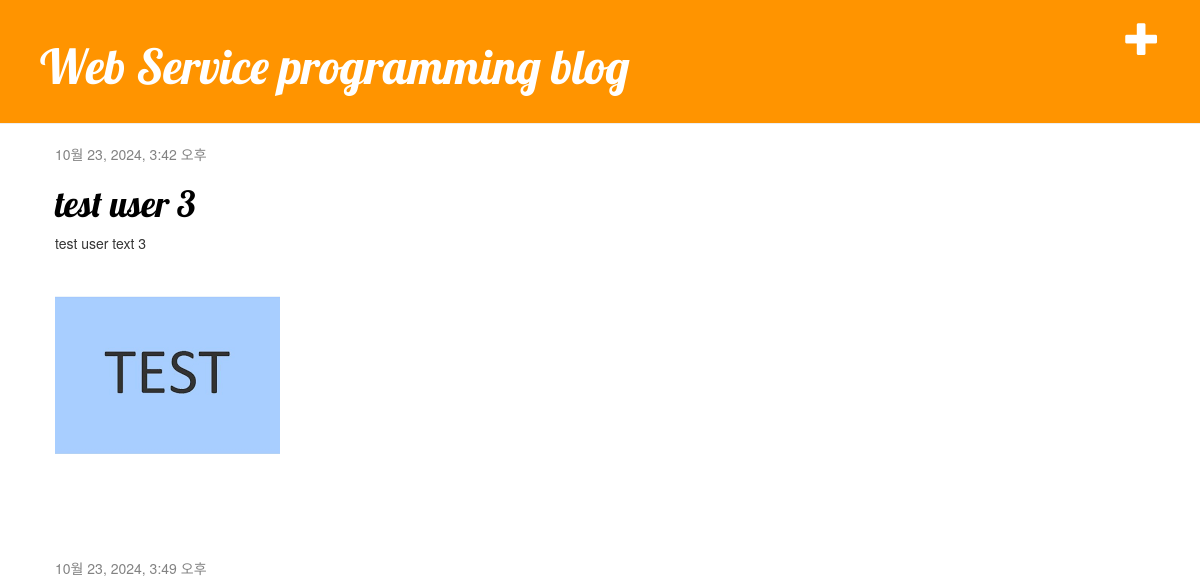
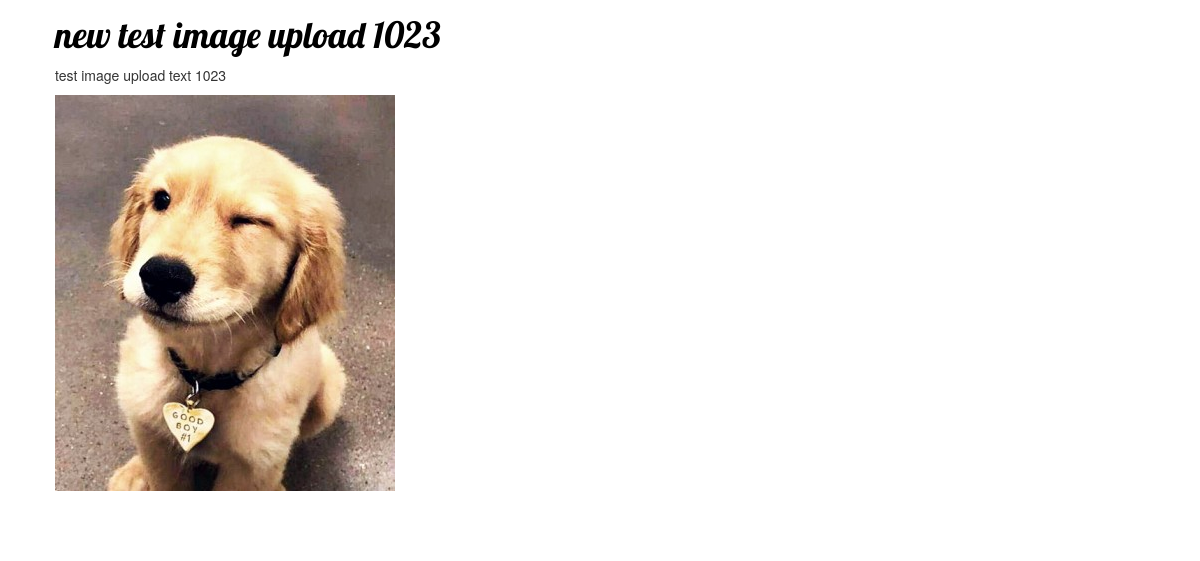
The app's page /, older data (2 pictures, top to bottom).
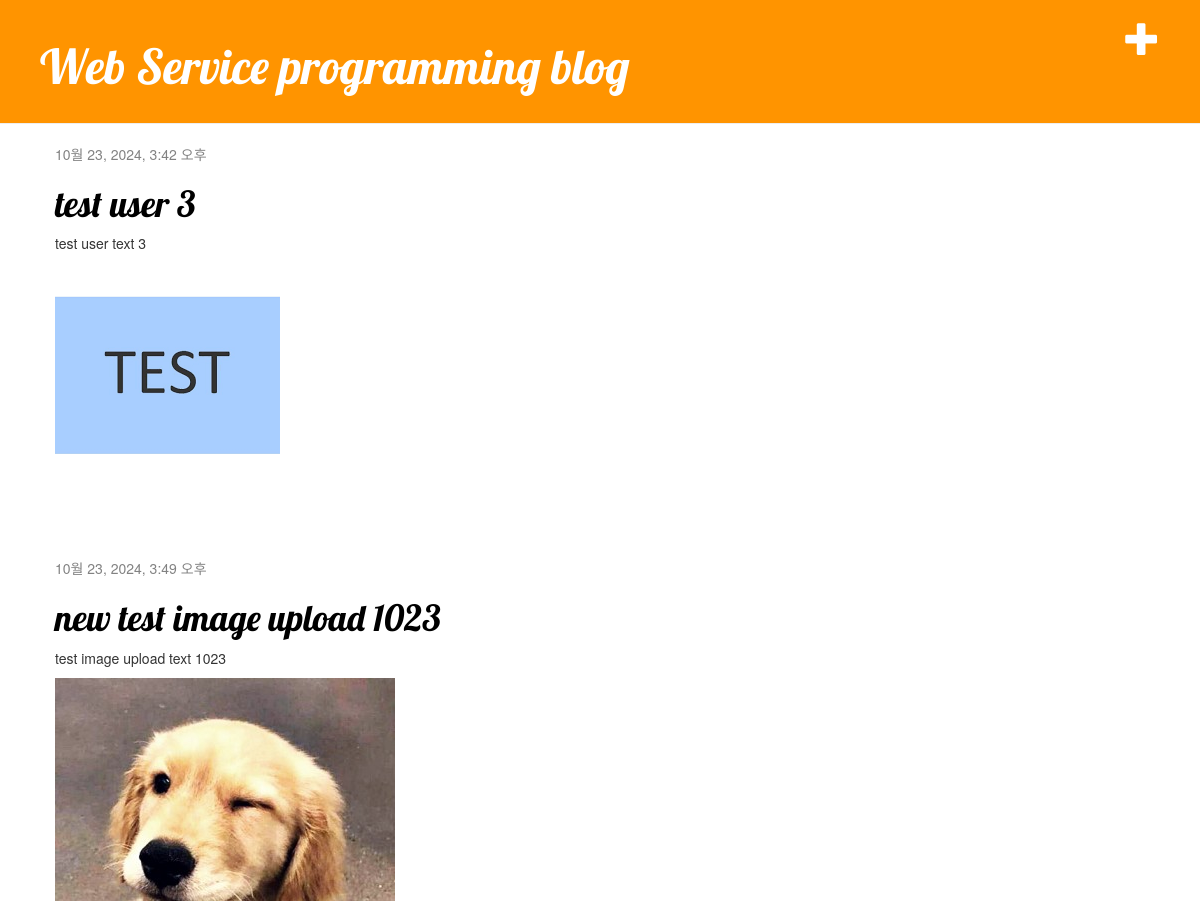
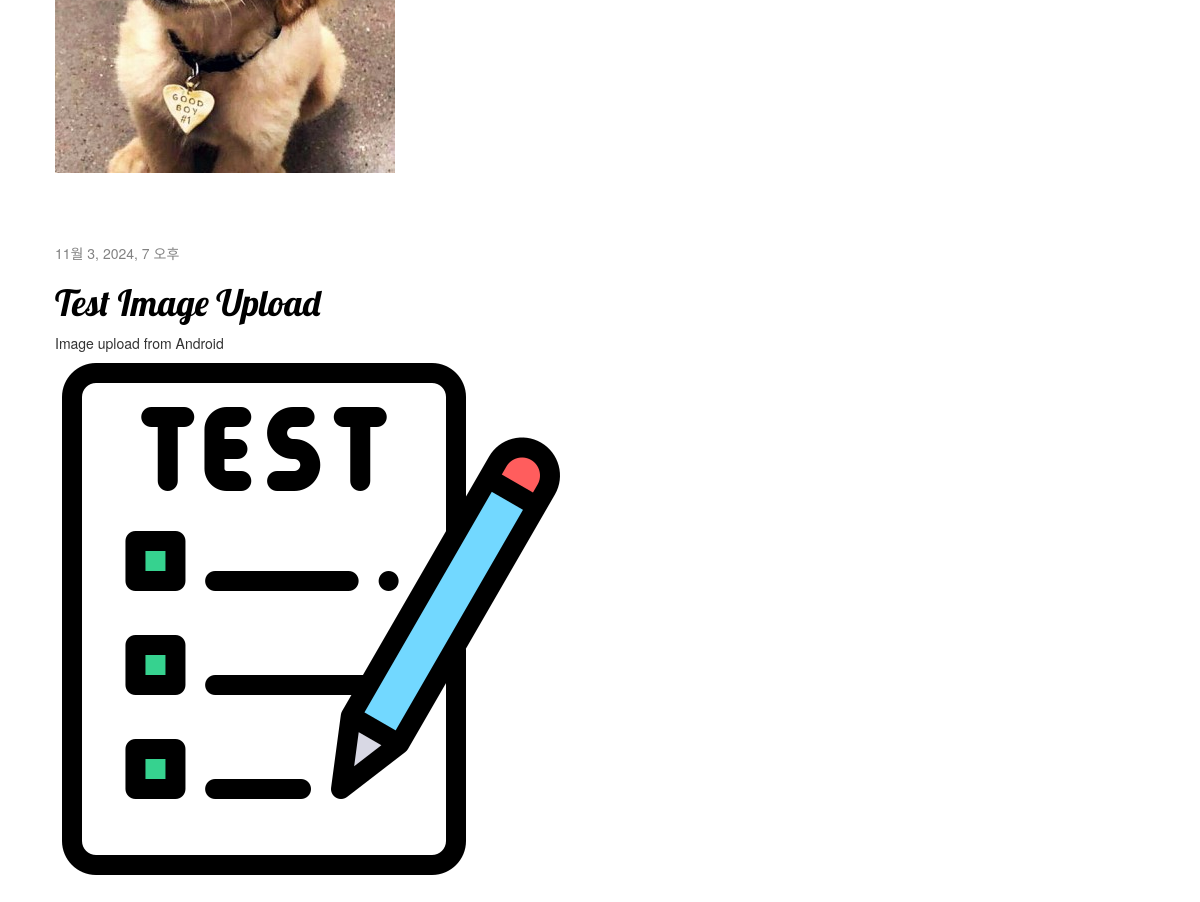
The same page, newer data (2 pictures, top to bottom).
### blog/models.py (models this page shows)
class Post(models.Model):
    author = models.ForeignKey(settings.AUTH_USER_MODEL, on_delete=models.CASCADE)
    title = models.CharField(max_length=200)
    text = models.TextField()
    created_date = models.DateTimeField(default=timezone.now)
    published_date = models.DateTimeField(blank=True, null=True)
    image = models.ImageField(upload_to='blog_image/%Y/%m/%d/', default='blog_image/default_error.png')

### blog/views.py (the view)
# urls.py: path('', views.post_list, name='post_list'),
def post_list(request):
    posts = Post.objects.filter(published_date__lte=timezone.now()).order_by('published_date')
    return render(request, 'blog/post_list.html', {'posts': posts})

### blog/templates/blog/post_list.html
{% extends 'blog/base.html' %}
{% block content %}
 {% for post in posts %}
 <div class="post">
 <div class="date">
 {{ post.published_date }}
 </div>
 <h1><a href="">{{ post.title }}</a></h1>
 <p>{{ post.text|linebreaksbr }}</p>
 <img src="{{ post.image.url }}" class="rounded blog-image-list" alt="{{post.title}}">
 </div>
 {% endfor %}
{% endblock %}

Row changes from the older to the newer data that the page shows:
added Post: published_date "11월 3, 2024, 7 오후", title "Test Image Upload", text "Image upload from Android", image (picture)
